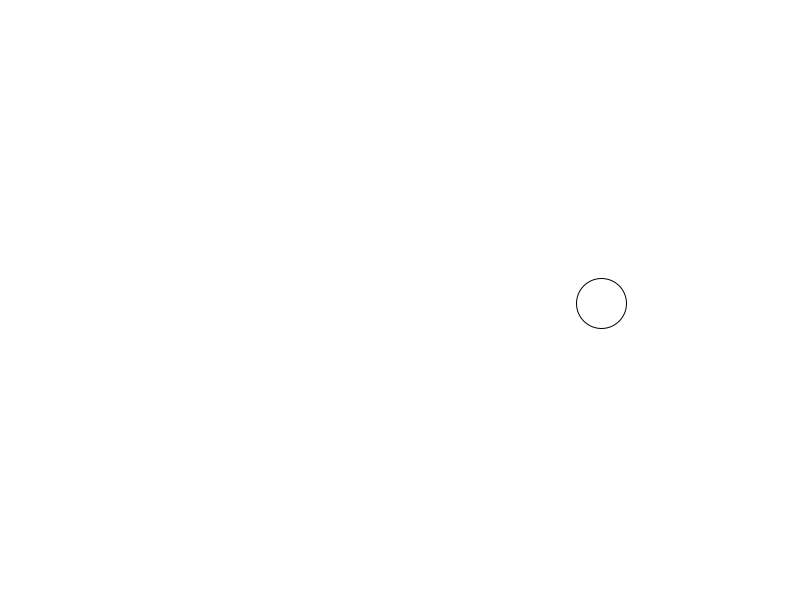
Frame 1 (no input)
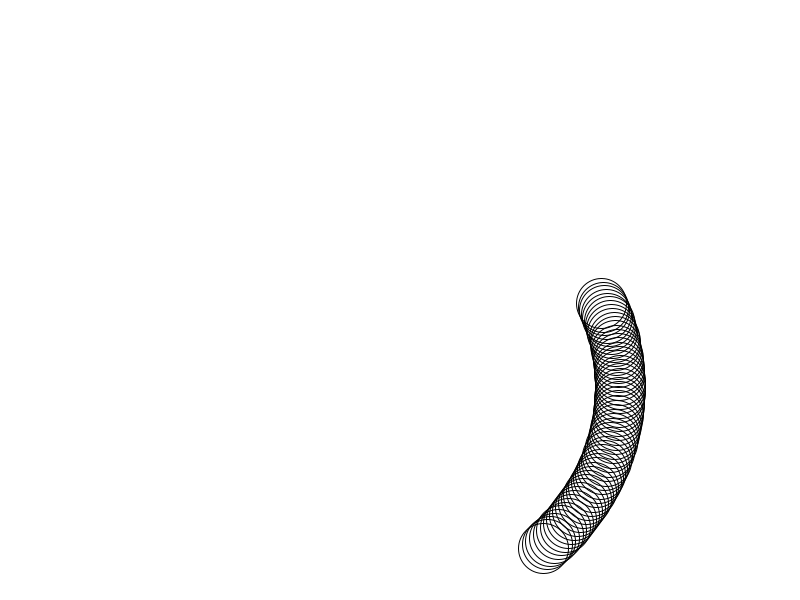
Frame 60 (the mouse pressed at the canvas centre just before this capture)
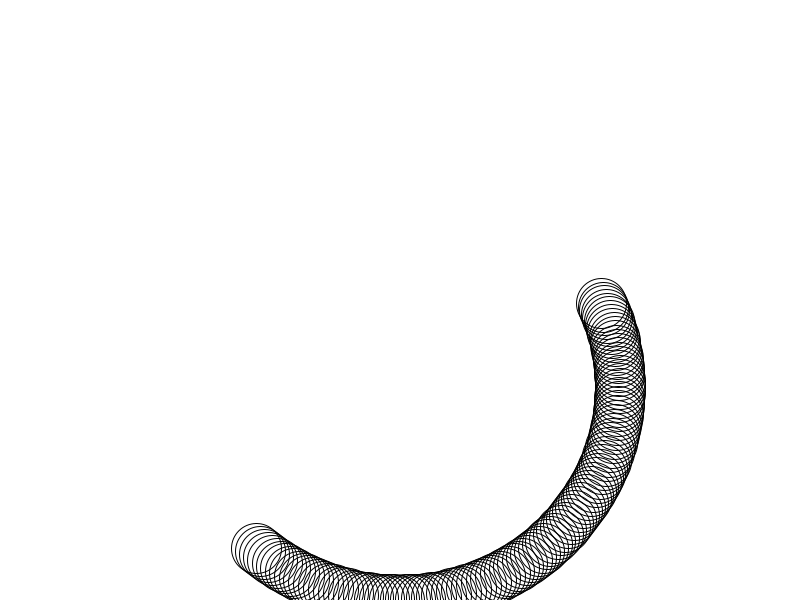
Frame 120 (the mouse held since frame 60 and released just before this capture)

The Processing sketch that drew these frames (run headless with seeded random() and noise(); from frame 60 on, the mouse is pressed at the canvas centre):

// Processing sketch: sketch_CirclularPattern
// ── sketch_CirclularPattern.pde
void setup() {
  size(800, 600);
  background(255);
}

void draw() {
  translate(width/2, height/2);
  float angle = radians(frameCount);
  float radius = map(sin(angle), -1, 1, 100, 300);
  float x = radius * cos(angle);
  float y = radius * sin(angle);
  noFill();
  stroke(0);
  ellipse(x, y, 50, 50);
}
